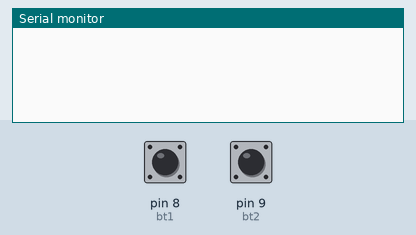
The sketch below on a simulated Arduino Uno, built with avr-gcc and run on an emulated ATmega328P. Parts: the last lines printed to the serial monitor. The inputs (shaded band) are chosen by the test bench; at power-on: pin 8 (bt1) HIGH, pin 9 (bt2) HIGH.

Above: at 1.2 s.
1.3 s: pin 8 (bt1) pulled LOW for 0.15 s
At 2.6 s:
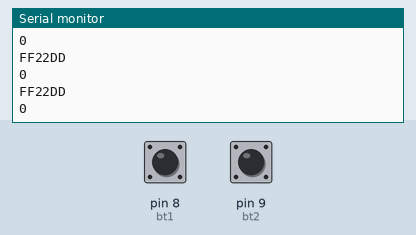
2.9 s: pin 9 (bt2) pulled LOW for 0.15 s
At 3.04 s:
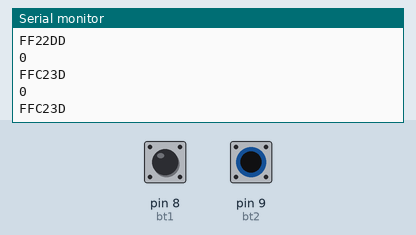

Measured:
- after the input at 1.3 s, the serial monitor: prints a new line after 0.07 s (image 1)
- after the input at 2.9 s, the serial monitor: prints a new line after 0.07 s (image 2)

The sketch:

infrasend.ino
```cpp
#include<IRremote.h>
#define bt1 8
#define bt2 9
unsigned long valor;
IRsend irsend;
decode_results res;
decode_type_t tipo;
void setup(){
 Serial.begin(9600);
 pinMode(bt1,INPUT_PULLUP);
 pinMode(bt2,INPUT_PULLUP);}
void loop(){
 if(digitalRead(bt1)== 0){// Esquerda
   valor = 0xFF22DD;
    irsend.sendRC5(valor,12);
    Serial.println(valor,HEX);
    tipo-res.decode_type;
    Serial.println(tipo);}
 else if(digitalRead(bt2)== 0){// Direita
   valor = 0xFFC23D;
    irsend.sendRC5(valor,12);
    Serial.println(valor,HEX);
    tipo-res.decode_type;
    Serial.println(tipo);
}
}
```
